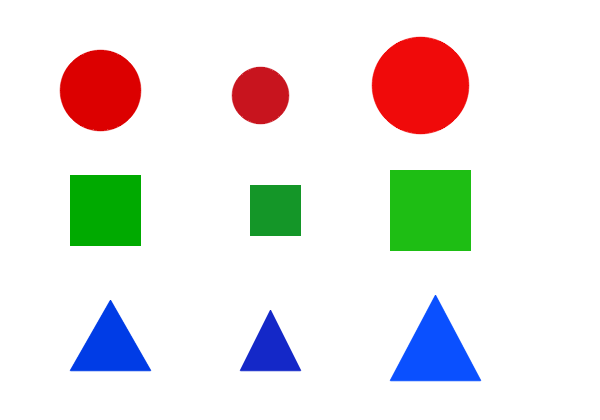
#> input picture assets/objects_shapes.png, 600 x 420 px; the run also reads 1 picture not shown here
$ jupyter execute 07_detect_and_extract_objects.ipynb
#> lines starting #> are read from the running program, lines starting #| are printed output that depends on the picture; after the words box and inside, x2 and y2 are one past the last pixel; in counts of white or black regions, pixels touching at a corner belong together
### utils.py
"""Tiny helper functions used by every notebook.

Nothing fancy here: each function is a few lines so students can read it.
"""
import cv2                       # OpenCV: reading and processing images
import matplotlib.pyplot as plt  # matplotlib: showing images on screen


def load(path):
    """Read an image file from disk and return it as a NumPy array (BGR)."""
#> called with path = '../assets/objects_shapes.png'
    img = cv2.imread(path)  # cv2.imread returns None if the file is missing
#> img is the input picture: shape (420, 600, 3); mean B, G, R 226.1, 228.9, 231.2
#| shape: (420, 600, 3)
    if img is None:
        # Stop with a friendly message instead of a confusing error later on
        raise FileNotFoundError(
            "Could not read '" + path + "'. Did you run  python make_assets.py  first?"
        )
    return img


def bgr2rgb(img):
    """Swap OpenCV's Blue-Green-Red order into matplotlib's Red-Green-Blue order."""
    return cv2.cvtColor(img, cv2.COLOR_BGR2RGB)


def show(img, title="", size=(6, 4)):
    """Show ONE image (color or gray) with matplotlib."""
    plt.figure(figsize=size)                      # make a blank figure of a given size
    if len(img.shape) == 2:                       # 2 numbers in shape -> gray image
        plt.imshow(img, cmap="gray", vmin=0, vmax=255)  # fixed 0-255 so gray is honest
    else:                                         # 3 numbers in shape -> color image
        plt.imshow(bgr2rgb(img))                  # fix the BGR/RGB order first
    plt.title(title)                              # write the title above the picture
    plt.axis("off")                               # hide the axis numbers
    plt.show()                                    # draw it in the notebook


def show_many(images, titles, columns=4, size=None):
    """Show several images side by side in a grid, each with its own title."""
    count = len(images)                           # how many pictures do we have?
    rows = (count + columns - 1) // columns       # rows needed (round up)
    if size is None:                              # choose a sensible figure size
        size = (3 * columns, 3 * rows)
    plt.figure(figsize=size)                      # one big figure holds the grid
    for i in range(count):                        # go through the pictures one by one
        plt.subplot(rows, columns, i + 1)         # pick the i-th cell of the grid
        img = images[i]                           # take the i-th picture
        if len(img.shape) == 2:                   # gray picture?
            plt.imshow(img, cmap="gray", vmin=0, vmax=255)
        else:                                     # color picture
            plt.imshow(bgr2rgb(img))
        plt.title(titles[i], fontsize=9)          # small title for this picture
        plt.axis("off")                           # hide axis numbers
    plt.tight_layout()                            # stop titles overlapping
    plt.show()                                    # draw the whole grid

### notebooks/07_detect_and_extract_objects.ipynb
# Notebook 07 - Detect and extract objects

*Time: about 55-60 minutes*

## What you will learn
- **HSV colour space** and `cv2.inRange`: pick out everything of one colour.
- `cv2.bitwise_and` with a **mask**: keep only the masked colour.
- Find objects with contours, **count** them and **crop** each one into its own picture (and save it).
- Filter a messy scene by **area**, **aspect ratio** and **circularity**.
- Find one *known* object with `cv2.matchTemplate`, and avoid duplicate detections (**non-max suppression**).

## Prerequisites
- Notebooks 03 and 04 (thresholding, contours, boxes).

### What this code does

We load the libraries. `os` creates folders and checks files.

[cell 1]
import sys                                    # lets us change where Python looks for files
sys.path.append("..")                         # also look one folder up (utils.py lives there)
import os                                     # folders and files
import cv2                                    # OpenCV
import numpy as np                            # NumPy: colour ranges and maths
from utils import load, show, show_many       # our helpers
print("Libraries loaded - ready to go!")      # a visible sign that everything worked

### What you should see / Why we care

`Libraries loaded - ready to go!`

## Part 1: finding objects by colour

### What this code does

`IMAGE_PATH` is the picture of coloured shapes (**change this line for another picture**). We load it and look at it.

[cell 2]
IMAGE_PATH = "../assets/objects_shapes.png"   # <- change me
SCENE_PATH = "../assets/objects_scene.png"    # the messy scene for Part 2
img = load(IMAGE_PATH)                        # colour picture (BGR)
print("shape:", img.shape)                    # height, width, channels
show(img, "red circles, green squares, blue triangles", size=(7, 5))

### What you should see / Why we care

`shape: (420, 600, 3)` and the picture: 3 red circles, 3 green squares, 3 blue triangles on white.

### What this code does

Colours in BGR are awkward ("how much blue makes it blue-ish?"). **HSV** separates colour into: **H**ue (the colour itself, 0-179 in OpenCV), **S**aturation (how vivid) and **V**alue (how bright). In HSV "find green" simply means "hue near 60". We convert and print the HSV of three pixels.

[cell 3]
hsv = cv2.cvtColor(img, cv2.COLOR_BGR2HSV)    # convert to Hue, Saturation, Value
#> hsv: shape (420, 600, 3); mean H, S, V 9.5, 36.7, 248.1
print("red circle pixel   (H, S, V):", hsv[90, 100])     # hue near 0
#| red circle pixel   (H, S, V): [  0 255 220]
print("green square pixel (H, S, V):", hsv[210, 105])    # hue near 60
#| green square pixel (H, S, V): [ 60 255 170]
print("blue triangle pixel(H, S, V):", hsv[350, 110])    # hue near 120
#| blue triangle pixel(H, S, V): [112 255 230]
print("white background   (H, S, V):", hsv[5, 5])        # saturation 0 = no colour
#| white background   (H, S, V): [  0   0 255]

### What you should see / Why we care

Hue is **0** for red, **60** for green and **112** for our blue (pure blue would be 120). The white background has saturation **0**. That is why we can ignore it with a minimum saturation.

### What this code does

`cv2.inRange(hsv, lower, upper)` returns a **mask**: white (255) where the pixel is inside the colour range, black (0) elsewhere. Red is special: its hue sits at both ends of the scale (0-10 and 170-179), so we make **two** masks and combine them with `cv2.bitwise_or`. Saturation and value must be at least 100, so white and gray are ignored.

[cell 4]
low_red1, high_red1 = np.array([0, 100, 100]), np.array([10, 255, 255])      # red, low end
low_red2, high_red2 = np.array([170, 100, 100]), np.array([179, 255, 255])   # red, high end
red_mask = cv2.bitwise_or(cv2.inRange(hsv, low_red1, high_red1),
                          cv2.inRange(hsv, low_red2, high_red2))             # either end
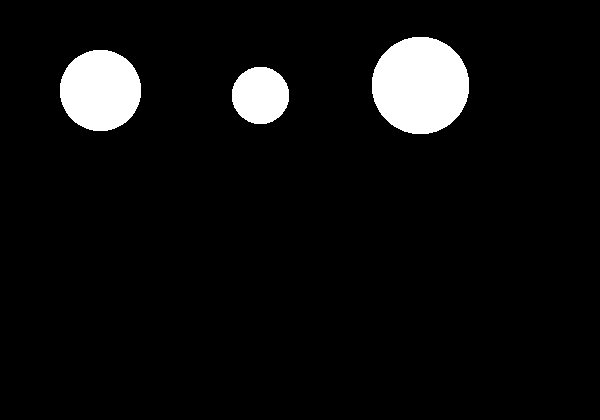
#> red_mask: shape (420, 600); 6% white; 3 white regions, box (x1, y1, x2, y2) and area: (372, 37, 469, 134) 7441, (60, 50, 141, 131) 5193, (232, 67, 289, 124) 2577
green_mask = cv2.inRange(hsv, np.array([40, 100, 100]), np.array([80, 255, 255]))
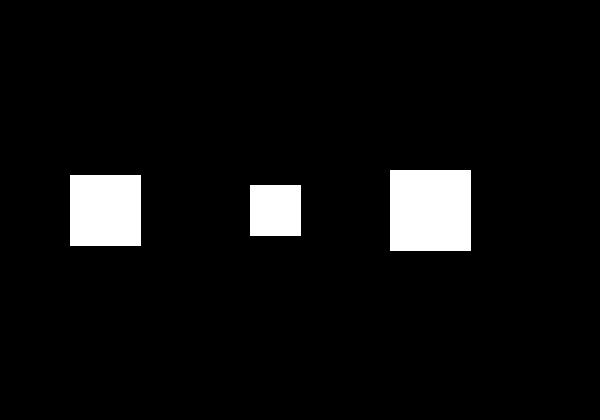
#> green_mask: shape (420, 600); 5.6% white; 3 white regions, box (x1, y1, x2, y2) and area: (390, 170, 471, 251) 6561, (70, 175, 141, 246) 5041, (250, 185, 301, 236) 2601
blue_mask = cv2.inRange(hsv, np.array([100, 100, 100]), np.array([130, 255, 255]))
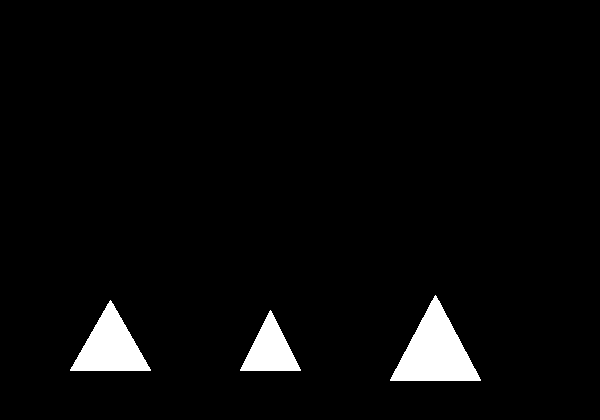
#> blue_mask: shape (420, 600); 3.5% white; 3 white regions, box (x1, y1, x2, y2) and area: (390, 295, 481, 381) 4016, (70, 300, 151, 371) 2951, (240, 310, 301, 371) 1921
show_many([red_mask, green_mask, blue_mask], ["red mask", "green mask", "blue mask"],
          columns=3, size=(12, 3))
#> in show_many, `count = len(images)`: count = 3
#> in show_many, `rows = (count + columns - 1) // columns`: rows = 1

### What you should see / Why we care

Three black pictures, each with **white shapes of only one colour**: circles, squares, triangles. We have separated the objects by colour.

### What this code does

`cv2.bitwise_and(img, img, mask=mask)` keeps the original pixels only where the mask is white, and paints the rest black.

[cell 5]
only_red = cv2.bitwise_and(img, img, mask=red_mask)        # keep only red things
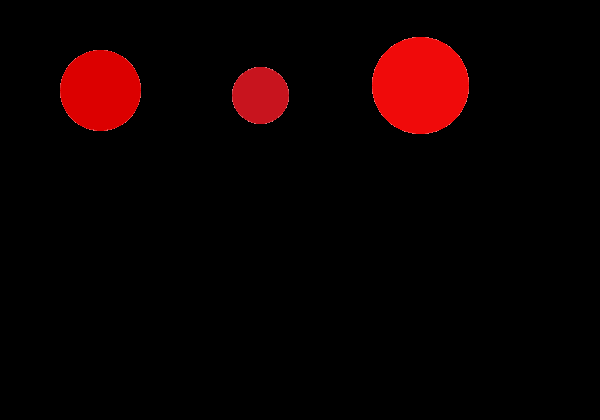
#> only_red: shape (420, 600, 3); mean B, G, R 0.7, 0.6, 13.7
only_green = cv2.bitwise_and(img, img, mask=green_mask)    # keep only green things
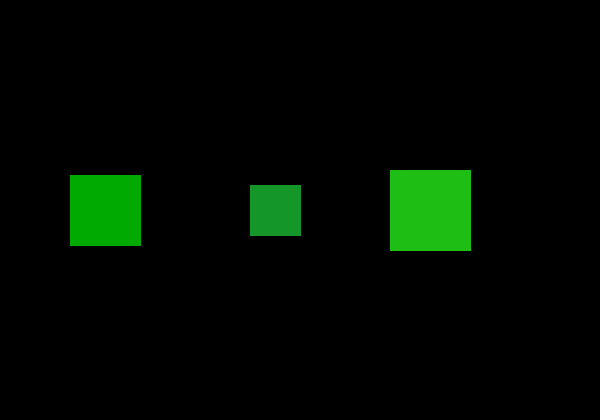
#> only_green: shape (420, 600, 3); mean B, G, R 0.9, 9.9, 1
only_blue = cv2.bitwise_and(img, img, mask=blue_mask)      # keep only blue things
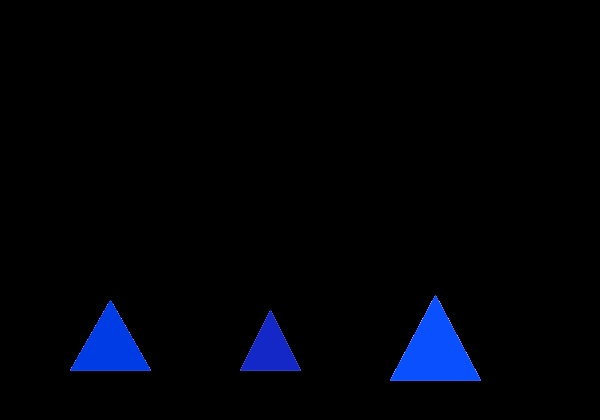
#> only_blue: shape (420, 600, 3); mean B, G, R 8.3, 2.4, 0.4
show_many([only_red, only_green, only_blue], ["only red", "only green", "only blue"],
          columns=3, size=(12, 3))
#> call 2 of show_many, with columns = 3, size = (12, 3)
#> in show_many (call 2), `plt.show()`:
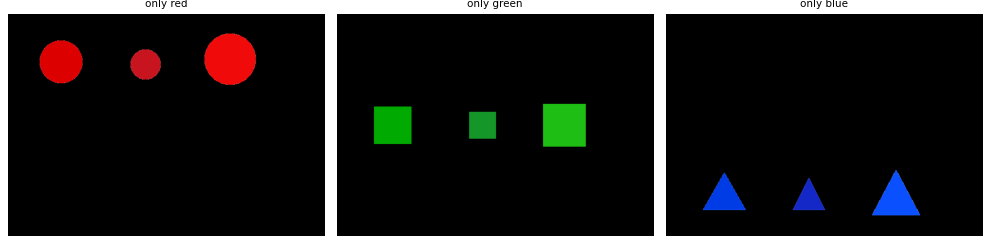
#> figure drawn by matplotlib, 3 panels

### What you should see / Why we care

Each picture shows the objects of one colour *in their real colour* on a black background.

### What this code does

We store the three masks in a dictionary (a labelled drawer) and, for each colour, find the contours (white shapes on black: the masks already follow the golden rule!), keep those with an area of at least 200 and count them. We also draw a magenta box around each.

[cell 6]
masks = {"red": red_mask, "green": green_mask, "blue": blue_mask}   # name -> mask
boxed = img.copy()                                    # picture to draw on
objects = []                                          # every box found, with its colour name
for name in masks:                                    # red, then green, then blue
    contours, _ = cv2.findContours(masks[name], cv2.RETR_EXTERNAL, cv2.CHAIN_APPROX_SIMPLE)
    count = 0                                         # objects of this colour
    for contour in contours:
        if cv2.contourArea(contour) >= 200:           # ignore tiny leftovers
            x, y, w, h = cv2.boundingRect(contour)
            cv2.rectangle(boxed, (x, y), (x + w, y + h), (255, 0, 255), 2)
            objects.append((name, x, y, w, h))
            count = count + 1
    print(name, "objects:", count)
#> this loop made 3 passes
#> name on passes 1 to 3: 'red', 'green', 'blue'
#> (printed output is left out)
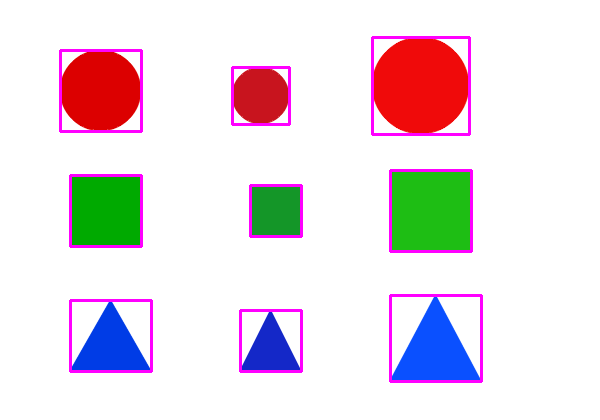
#> boxed: shape (420, 600, 3); 3.15% of pixels changed, all inside (x1, y1, x2, y2) = (59, 36, 483, 383)
#> after the loop, objects = [('red', 232, 67, 57, 57), ('red', 60, 50, 81, 81), ('red', 372, 37, 97, 97), ('green', 250, 185, 51, 51), ('green', 70, 175, 71, 71), ('green', 390, 170, 81, 81), ('blue', 240, 310, 61, 61), ('blue', 70, 300, 81, 71), ('blue', 390, 295, 91, 86)]
show(boxed, "every object found", size=(7, 5))

### What you should see / Why we care

`red objects: 3`, `green objects: 3`, `blue objects: 3`, and a magenta box around all 9 shapes.

### What this code does

**Extraction.** For every object we slice its box out of the original picture, give it a title (its colour) and show all crops in a grid. Then we **save one crop to a file** with `cv2.imwrite` and read it back to prove it worked.

[cell 7]
crops, titles = [], []                                # small pictures and their titles
for name, x, y, w, h in objects:                      # every object found
    crops.append(img[y:y + h, x:x + w])               # cut it out of the colour picture
    titles.append(name + " " + str(w) + "x" + str(h)) # e.g. "red 82x82"
#> this loop made 9 passes
#> after the loop, crops = 9 items; titles = ['red 57x57', 'red 81x81', 'red 97x97', 'green 51x51', 'green 71x71', 'green 81x81', 'blue 61x61', 'blue 81x71', 'blue 91x86']
show_many(crops, titles, columns=5, size=(14, 5))
#> call 3 of show_many, with columns = 5, size = (14, 5)
#> in show_many (call 3), `count = len(images)`: count = 9
#> in show_many (call 3), `rows = (count + columns - 1) // columns`: rows = 2
#> the loop in show_many (call 3), `for i in range(count):` made 9 passes
#> pass 3, in show_many (call 3), `img = images[i]`:
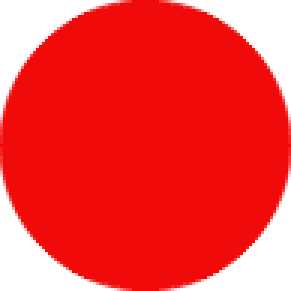
#> img: shape (97, 97, 3) (shown 3 times larger); mean of channels 0, 1, 2 61.8, 61.8, 243.2; drawn as B, G, R
#> after the loop in show_many (call 3), `for i in range(count):`:
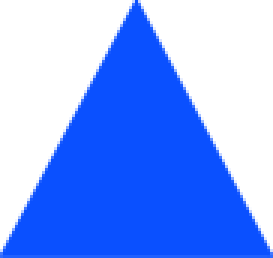
#> img: shape (86, 91, 3) (shown 3 times larger); mean of channels 0, 1, 2 255, 165.8, 130.1; drawn as B, G, R
os.makedirs("../assets/out", exist_ok=True)           # make sure the folder exists
cv2.imwrite("../assets/out/first_object.png", crops[0])   # save the first crop
saved = cv2.imread("../assets/out/first_object.png")  # read it back
print("saved file exists:", os.path.exists("../assets/out/first_object.png"), "| shape:", saved.shape)
#| saved file exists: True | shape: (57, 57, 3)
#> (the rest of the program and of its run is left out)
